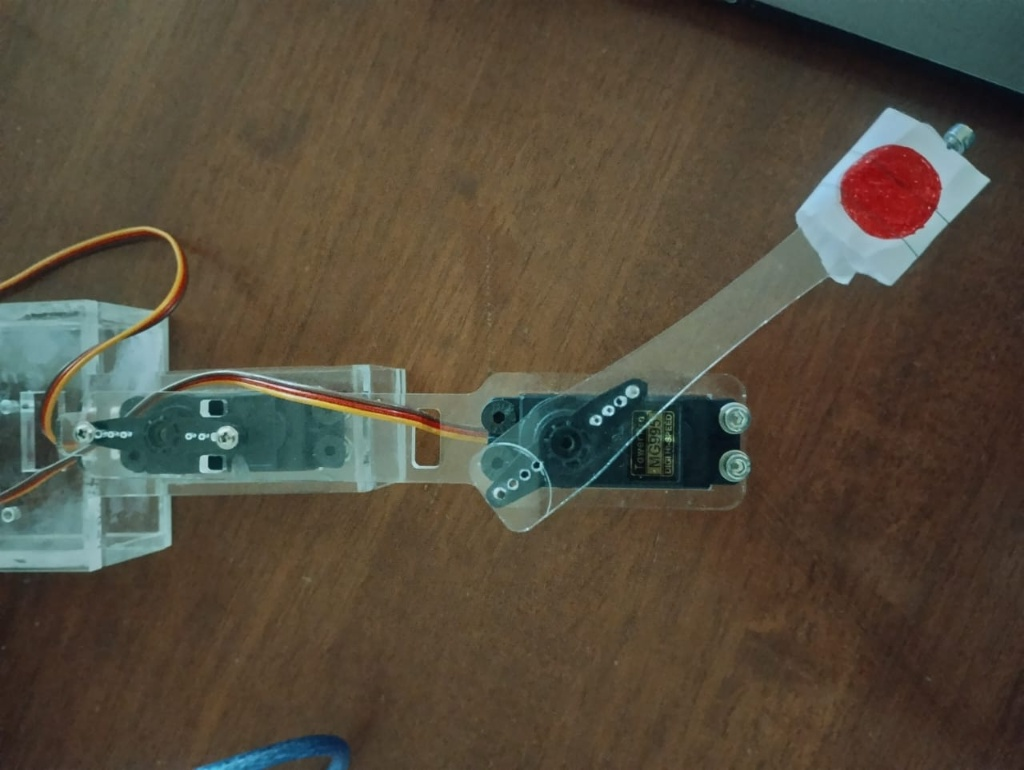
#> input picture Robo arm.jpg, 1024 x 770 px, given in place of the camera
$ python 'Camera Tracking.py'
#> lines starting #> are read from the running program, lines starting #| are printed output that depends on the picture; after the words box and inside, x2 and y2 are one past the last pixel; in counts of white or black regions, pixels touching at a corner belong together
#> further down, frame is the input picture: shape (770, 1024, 3); mean B, G, R 61.1, 76.3, 85.3
import cv2
import numpy as np
import serial
import time
import math

# ---------------- CONFIGURATION ----------------
SERIAL_PORT = 'COM3'      # Change to your Arduino port
BAUD = 57600
FRAME_W, FRAME_H = 640, 480

SCALE = 0.000147          # meters per pixel (tune as needed)
l1, l2 = 0.09, 0.08       # link lengths (in meters)

CENTER_TOLERANCE = 25     # pixels around center = deadzone
CX_ALPHA = 0.35           # smoothing for centroid (0..1). Lower -> smoother/slower
SEND_DELAY = 0.10         # seconds between servo updates
COLOR_MODE = 'red'        # 'red' or 'black'

# Movement smoothing / limits (NEW)
MAX_ANGLE_STEP = 2.0      # max degrees change per send (slow motion)
ANGLE_DEADBAND = 1.0      # don't react to changes smaller than this (degrees)
MIN_AREA = 200            # minimal contour area to accept detection
# ------------------------------------------------

# Initialize serial
try:
    ser = serial.Serial(SERIAL_PORT, BAUD, timeout=1)
    time.sleep(2)
    print("Connected to Arduino on", SERIAL_PORT)
except Exception as e:
    print("Serial not connected:", e)
    ser = None

# Open camera (prefer DirectShow on Windows)
cap = cv2.VideoCapture(0, cv2.CAP_DSHOW)
cap.set(cv2.CAP_PROP_FRAME_WIDTH, FRAME_W)
cap.set(cv2.CAP_PROP_FRAME_HEIGHT, FRAME_H)
if not cap.isOpened():
    raise RuntimeError("Cannot open camera")

# Image center
icx, icy = FRAME_W // 2, FRAME_H // 2

# Smoothed centroid (start at center)
sm_cx = float(icx)
sm_cy = float(icy)

# Current servo angles (start at neutral 90)
cur_th1 = 90.0
cur_th2 = 90.0

# last send time
last_send = 0.0

# ---------------- helper functions ----------------
def detect_colored_mask(frame):
    hsv = cv2.cvtColor(frame, cv2.COLOR_BGR2HSV)
#> hsv: shape (770, 1024, 3); mean H, S, V 30.1, 100.5, 90.9
    if COLOR_MODE == 'red':
        # two ranges for red hue wrap-around
        lower1 = np.array([0, 100, 100])
        upper1 = np.array([10, 255, 255])
        lower2 = np.array([160, 100, 100])
        upper2 = np.array([179, 255, 255])
        mask = cv2.inRange(hsv, lower1, upper1) | cv2.inRange(hsv, lower2, upper2)
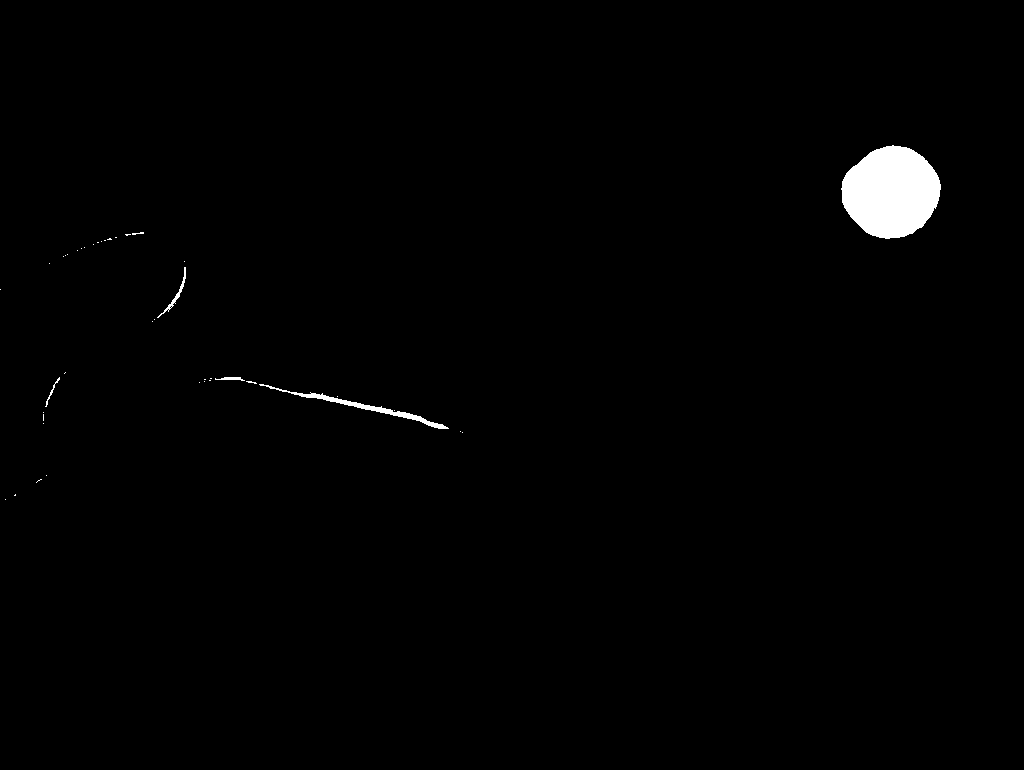
#> mask: shape (770, 1024); 1% white; 42 white regions (36 under 20 px), largest, box (x1, y1, x2, y2) and area: (841, 145, 941, 239) 6988, (259, 384, 449, 429) 793, (157, 267, 186, 318) 157, (215, 377, 245, 381) 70, (45, 377, 60, 407) 56, (132, 232, 144, 235) 20
    elif COLOR_MODE == 'black':
        lower = np.array([0, 0, 0])
        upper = np.array([179, 255, 60])
        mask = cv2.inRange(hsv, lower, upper)
    else:
        mask = np.zeros((frame.shape[0], frame.shape[1]), dtype=np.uint8)
    # morphological cleanup
    kernel = cv2.getStructuringElement(cv2.MORPH_ELLIPSE, (7,7))
    mask = cv2.morphologyEx(mask, cv2.MORPH_OPEN, kernel)
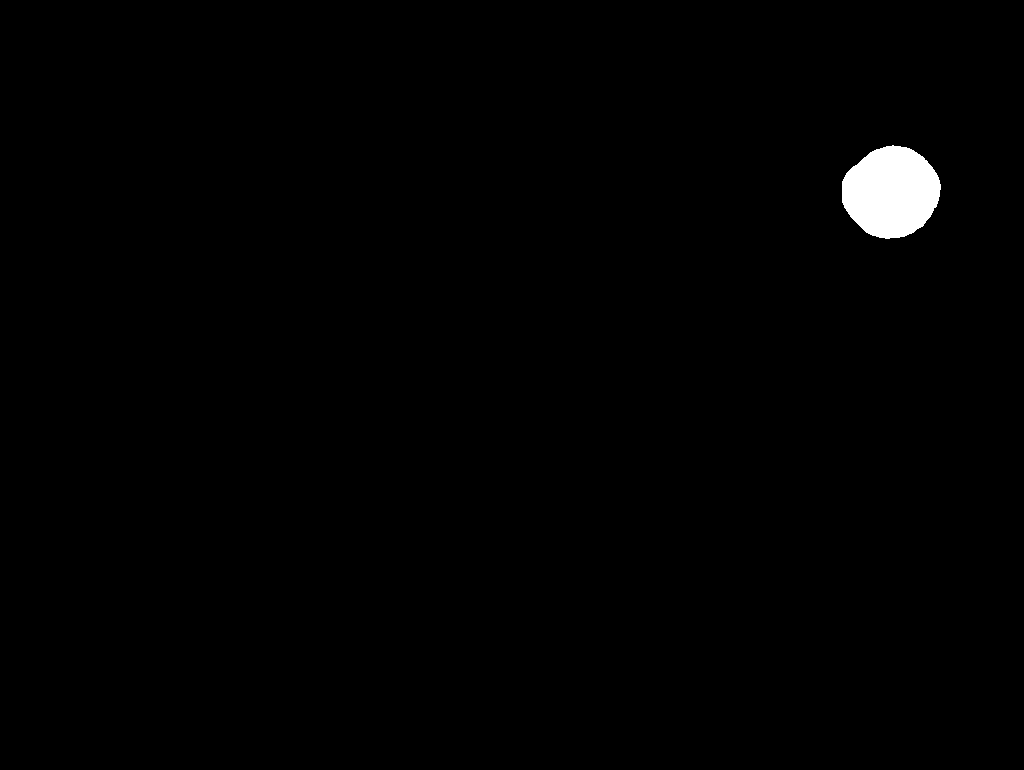
#> mask: shape (770, 1024); 0.89% white; 1 white region, box (x1, y1, x2, y2) and area: (842, 145, 941, 239) 6983
    mask = cv2.morphologyEx(mask, cv2.MORPH_CLOSE, kernel)
#> mask: shape (770, 1024); 0.89% white; 1 white region
    return mask

def compute_ik_angles(xd, yd):
    # compute th1, th2 in degrees clamped 0..180
    xd2 = xd*xd
    yd2 = yd*yd
    denom = 2 * l1 * math.sqrt(xd2 + yd2) if (xd2 + yd2) > 1e-12 else 1e-12
    term1 = (xd2 + yd2 + l1*l1 - l2*l2) / denom
    term1 = max(-1.0, min(1.0, term1))
    th1_rad = -1.0 * math.acos(term1) + math.atan2(yd, xd)
    th2_rad = math.atan2(yd - l1*math.sin(th1_rad), xd - l1*math.cos(th1_rad))
    th2_rad = th2_rad - th1_rad
    th1_deg = th1_rad * 180.0 / math.pi
    th2_deg = th2_rad * 180.0 / math.pi
    if th1_deg < 0: th1_deg += 360.0
    if th2_deg < 0: th2_deg += 360.0
    th1_deg = max(0.0, min(180.0, th1_deg))
    th2_deg = max(0.0, min(180.0, th2_deg))
    return th1_deg, th2_deg

def send_servo_angles(a_deg, b_deg):
    global ser
    if ser is None or not ser.is_open:
        return
    try:
        ser.write(f"A{a_deg:.2f}\n".encode('utf-8'))
        time.sleep(0.01)
        ser.write(f"B{b_deg:.2f}\n".encode('utf-8'))
    except Exception as e:
        print("Serial write error:", e)

# ---------------- main loop ----------------
print("Starting main loop. Press ESC to quit.")
while True:
    ret, frame = cap.read()
    if not ret:
        print("Frame capture failed")
        break

    mask = detect_colored_mask(frame)
    contours, _ = cv2.findContours(mask, cv2.RETR_EXTERNAL, cv2.CHAIN_APPROX_SIMPLE)
#> contours = 1 contour; box (x1, y1, x2, y2) and area: (842, 145, 941, 239) 6854

    cx = None
    cy = None
    if contours:
        c = max(contours, key=cv2.contourArea)
#> c = contour of 126 points, box (x1, y1, x2, y2) (842, 145, 941, 239), area 6854
        area = cv2.contourArea(c)
#> area = 6853.5
        if area > MIN_AREA:
            M = cv2.moments(c)
#> M = moments, m00 6853.5, centre m10/m00, m01/m00 = (890.8, 191.8)
            if M['m00'] != 0:
                cx = int(M['m10']/M['m00'])
#> cx = 890
                cy = int(M['m01']/M['m00'])
#> cy = 191
                # draw detection
                cv2.circle(frame, (cx, cy), 4, (0,255,0), -1)
#> frame: shape (770, 1024, 3); 0.01% of pixels changed, all inside (x1, y1, x2, y2) = (886, 187, 895, 196)
                cv2.drawContours(frame, [c], -1, (0,255,0), 2)
                cv2.putText(frame, f"area:{int(area)}", (10,30), cv2.FONT_HERSHEY_SIMPLEX, 0.6, (0,255,0),1)
#> frame: shape (770, 1024, 3); mean B, G, R 60.9, 76.6, 85.1

    # Smooth centroid to remove jitter
    if cx is not None:
        sm_cx = CX_ALPHA * cx + (1.0 - CX_ALPHA) * sm_cx
#> sm_cx = 519.5
        sm_cy = CX_ALPHA * cy + (1.0 - CX_ALPHA) * sm_cy
#> sm_cy = 222.8
    else:
        # If not detected, slowly drift smoothed coordinates towards center so IK won't jump
        sm_cx = 0.98 * sm_cx + 0.02 * icx
        sm_cy = 0.98 * sm_cy + 0.02 * icy

    # compute pixel offsets from center using smoothed centroid
    dx = sm_cx - icx
#> dx = 199.5
    dy = sm_cy - icy
#> dy = -17.15

    # show center crosshair and info
    cv2.drawMarker(frame, (icx, icy), (255,255,255), cv2.MARKER_CROSS, 20, 1)
#> frame: shape (770, 1024, 3); mean B, G, R 60.9, 76.6, 85.1
    cv2.putText(frame, f"dx:{dx:.1f} dy:{dy:.1f}", (10,frame.shape[0]-20), cv2.FONT_HERSHEY_SIMPLEX, 0.6, (255,255,255),1)

    # Move only if we have a valid detection AND outside the pixel deadzone
    if cx is not None and (abs(dx) > CENTER_TOLERANCE or abs(dy) > CENTER_TOLERANCE):
        # Convert pixels -> meters (same convention as your original code)
        measured_x = -SCALE * dx
#> measured_x = -0.0293
        measured_y = SCALE * dy
#> measured_y = -0.00252

        # compute desired target angles from IK
        target_th1, target_th2 = compute_ik_angles(measured_x, measured_y)
#> in compute_ik_angles, `xd2 = xd*xd`: xd2 = 0.00086
#> in compute_ik_angles, `yd2 = yd*yd`: yd2 = 6.36e-06
#> in compute_ik_angles, `denom = 2 * l1 * math.sqrt(xd2 + yd2) if (xd2 + yd2) > 1e-12 else 1e-12`: denom = 0.0053
#> in compute_ik_angles, `term1 = (xd2 + yd2 + l1*l1 - l2*l2) / denom`: term1 = 0.484
#> in compute_ik_angles, `th1_rad = -1.0 * math.acos(term1) + math.atan2(yd, xd)`: th1_rad = -4.12
#> in compute_ik_angles, `th2_rad = math.atan2(yd - l1*math.sin(th1_rad), xd - l1*math.cos(th1_r..`: th2_rad = -1.31
#> in compute_ik_angles, `th2_rad = th2_rad - th1_rad`: th2_rad = 2.81
#> in compute_ik_angles, `th1_deg = th1_rad * 180.0 / math.pi`: th1_deg = -236.1
#> in compute_ik_angles, `th2_deg = th2_rad * 180.0 / math.pi`: th2_deg = 161.2
#> in compute_ik_angles, `if th1_deg < 0: th1_deg += 360.0`: th1_deg = 123.9
#> target_th1 = 123.9; target_th2 = 161.2

        # compute deltas between target and current servo angles
        delta1 = target_th1 - cur_th1
#> delta1 = 33.89
        delta2 = target_th2 - cur_th2
#> delta2 = 71.22

        # apply deadband: if small change, ignore
        if abs(delta1) < ANGLE_DEADBAND:
            delta1 = 0.0
        if abs(delta2) < ANGLE_DEADBAND:
            delta2 = 0.0

        # limit the step to MAX_ANGLE_STEP per send (this enforces slow movement)
        step1 = max(-MAX_ANGLE_STEP, min(MAX_ANGLE_STEP, delta1))
#> step1 = 2
        step2 = max(-MAX_ANGLE_STEP, min(MAX_ANGLE_STEP, delta2))
#> step2 = 2

        # prepare new current angles
        new_th1 = cur_th1 + step1
#> new_th1 = 92
        new_th2 = cur_th2 + step2
#> new_th2 = 92

        # send only at rate-limited interval
        now = time.time()
        if now - last_send >= SEND_DELAY and (abs(step1) > 1e-6 or abs(step2) > 1e-6):
            send_servo_angles(new_th1, new_th2)
            last_send = now
            cur_th1 = new_th1
#> cur_th1 = 92
            cur_th2 = new_th2
#> cur_th2 = 92
            cv2.putText(frame, f"Sent A:{cur_th1:.1f} B:{cur_th2:.1f}", (10,60), cv2.FONT_HERSHEY_SIMPLEX, 0.6, (0,255,0),1)
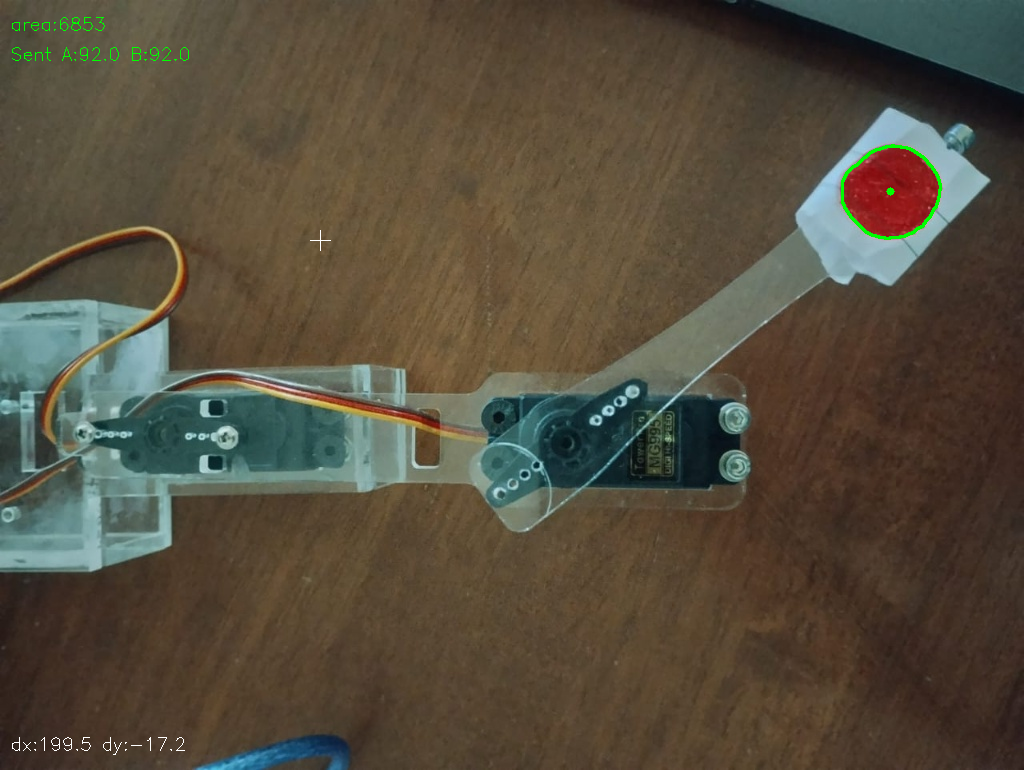
#> frame: shape (770, 1024, 3); mean B, G, R 61, 76.8, 85.1
        else:
            cv2.putText(frame, "Waiting or step too small", (10,60), cv2.FONT_HERSHEY_SIMPLEX, 0.6, (0,200,200),1)
    else:
        # No valid detection or within deadzone -> do not move
        cv2.putText(frame, "Centered or not detected - no move", (10,60), cv2.FONT_HERSHEY_SIMPLEX, 0.6, (0,255,255),1)

    # show windows
    cv2.imshow("Camera", frame)
    cv2.imshow("Mask", mask)

    key = cv2.waitKey(1) & 0xFF
#> (key Esc is pressed here)
    if key == 27:
        break

# cleanup
cap.release()
if ser:
    ser.close()
cv2.destroyAllWindows()
